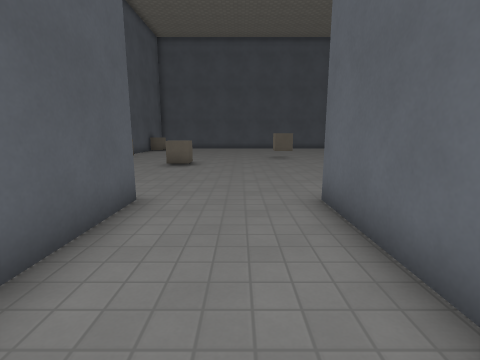
[1] (above)

24 first-person views from a walk through a Godot game level. The camera is 1.4 m above the floor, tilts 10° down and sees 85° across. The floor is counted in squares, 1 m on a side. Each view is taken from the middle of a square. On the plan, view 1 faces up. The plan holds only what a view shows up to about 13 squares ahead; the rest is blank. Surface patterns are stand-ins for the level's own textures.

[2]
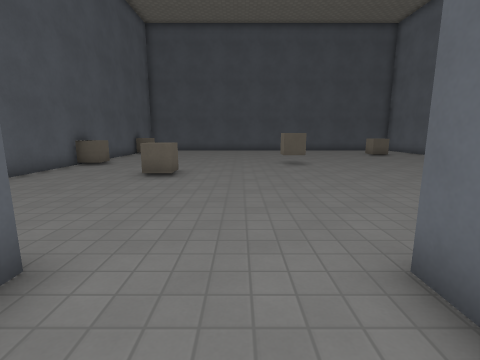

[3]
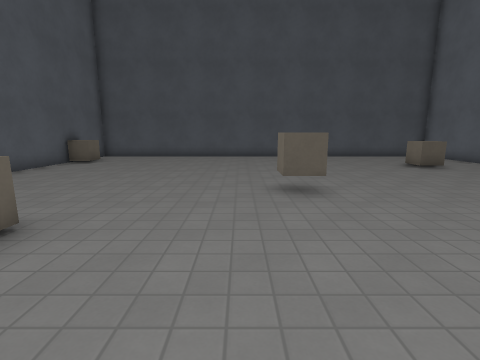

[4]
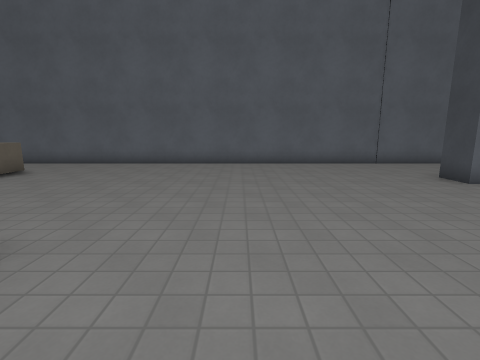

[5]
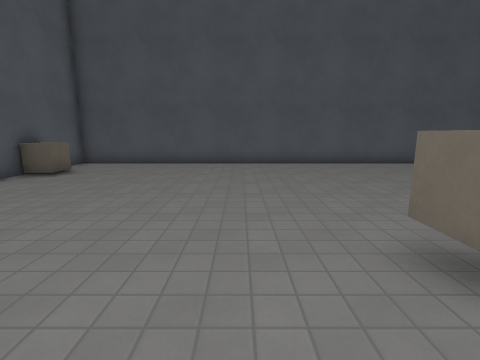

[6]
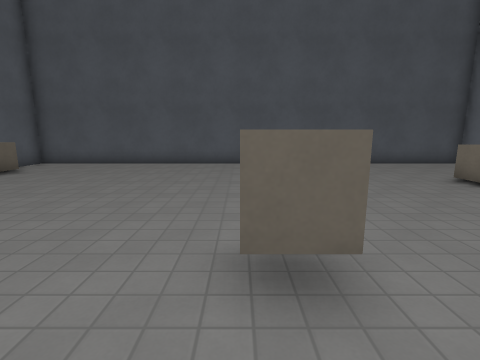

[7]
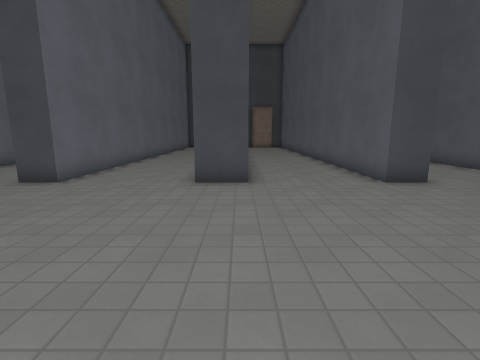

[8]
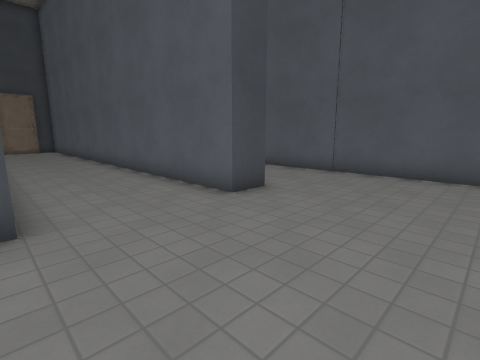

[9]
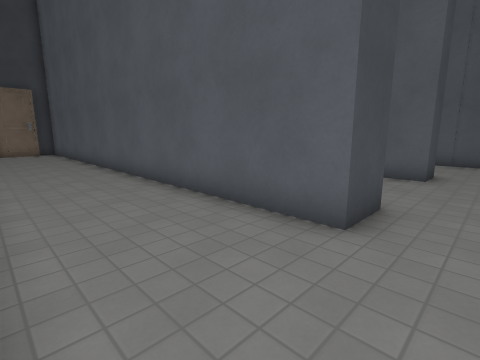

[10]
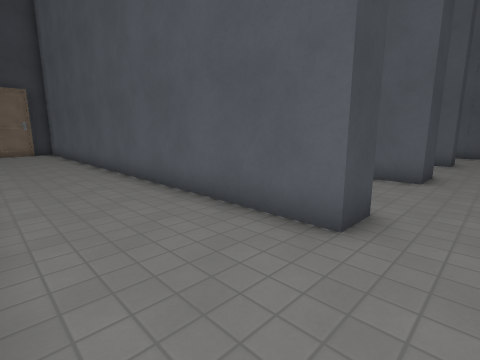

[11]
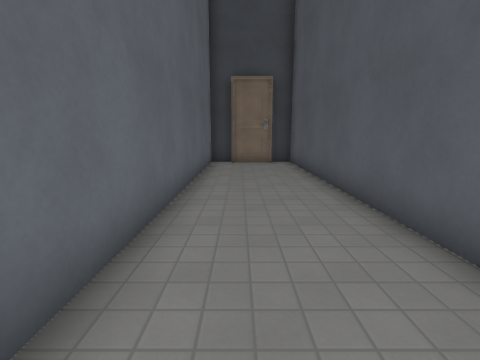

[12]
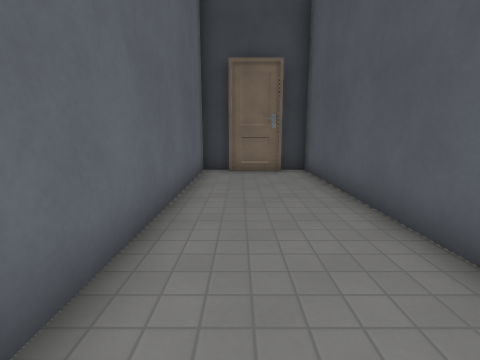

[13]
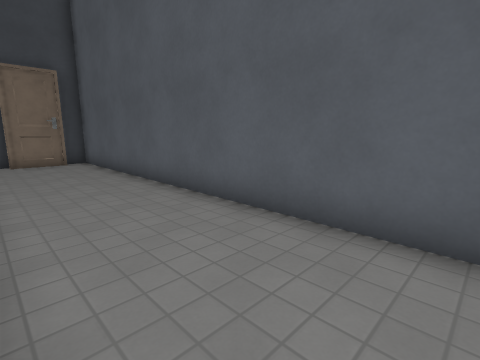

[14]
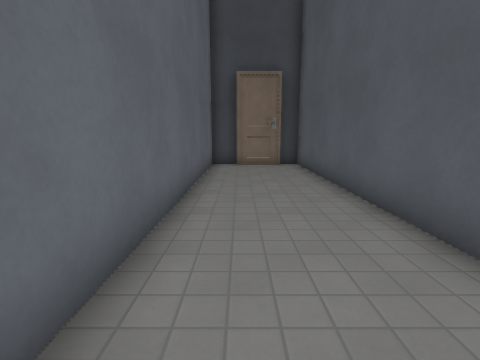

[15]
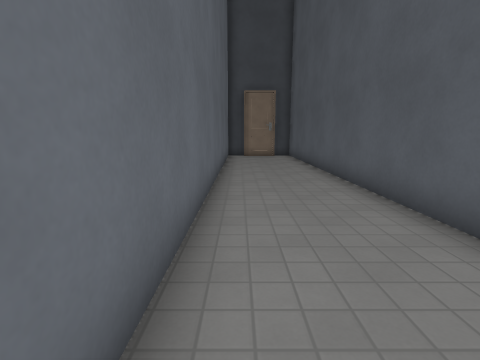

[16]
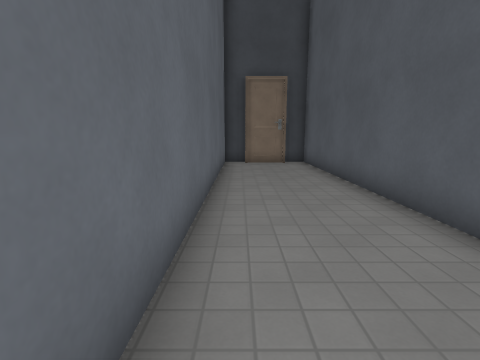

[17]
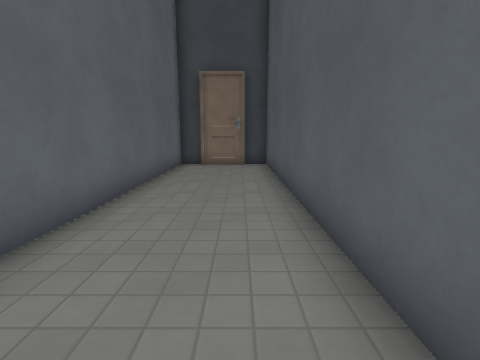

[18]
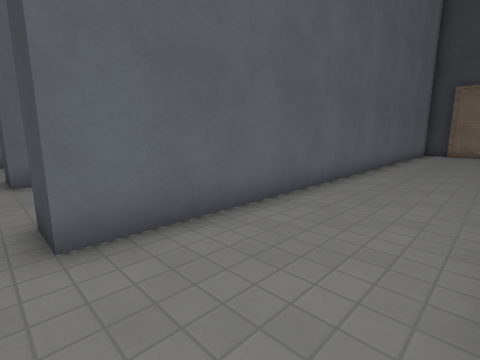

[19]
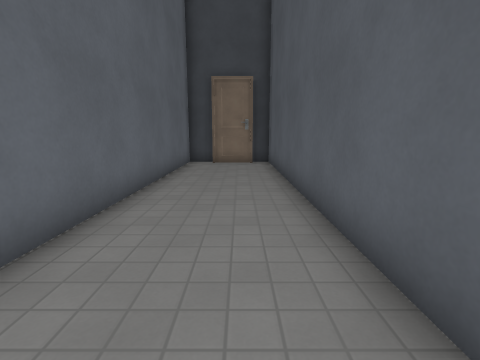

[20]
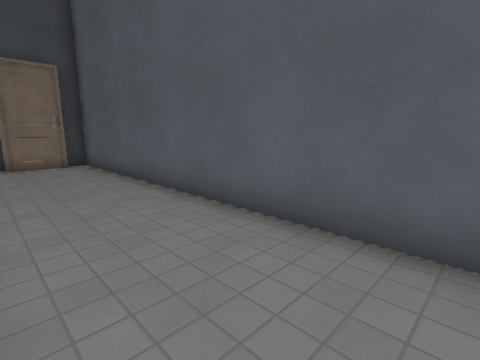

[21]
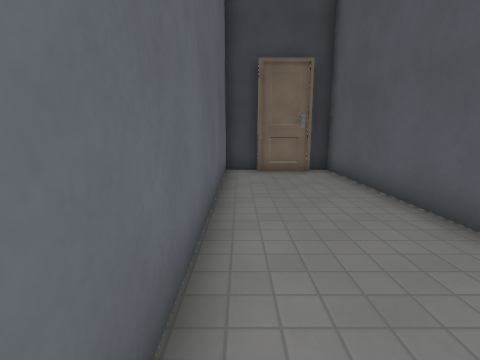

[22]
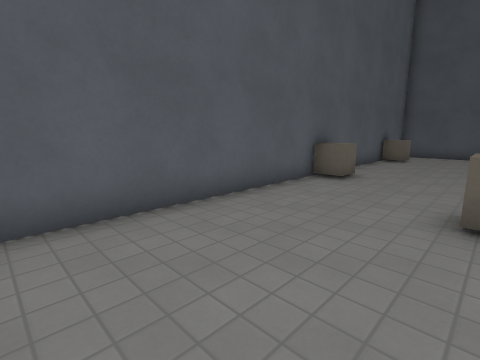

[23]
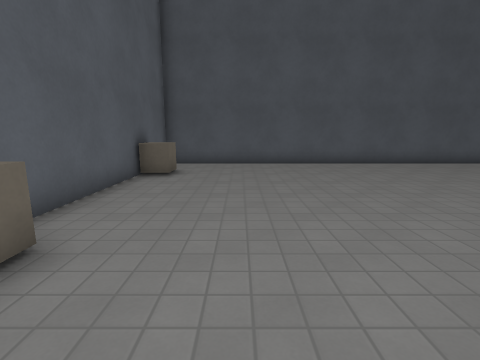

[24]
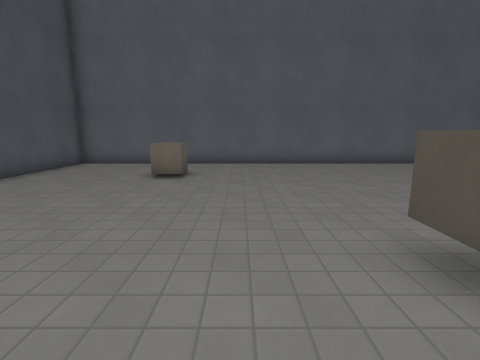

### Floor plan
Points are (right, up) in squares from view 1. A wall is a line through its corners. A room is listed if a view was taken in it or the views show most of it. See-through windows are left out.
Room 1 (views 1, 2, 3, 4, 5, 6, 7, 8, 9, 10, 11, 12, 13, 14, 15, 16, 17, 18, 19, 20, 21, 22, 23, 24)
walls: (7.3, -0.1) (7.3, 5.5) (8.4, 5.5) (8.4, -14.3) (9.4, -14.3); (12.5, 0.8) (12.5, 25.5) (-7.5, 25.5) (-7.5, -14.3) (-6.6, -14.3); (4.1, -13.9) (6.2, -13.9); (-1.2, -13.9) (0.8, -13.9); (0.8, -14.3) (1.8, -14.3) (1.8, 5.5) (3.3, 5.5) (3.3, -14.3) (4.1, -14.3); (6.1, -14.3) (7.3, -14.3) (7.3, -3.2); (9.4, -13.9) (11.5, -13.9); (-4.8, -14.3) (-3.5, -14.3) (-3.5, 5.5) (-2.2, 5.5) (-2.2, -14.3) (-1.2, -14.3); (11.4, -14.3) (12.5, -14.3) (12.5, -2.4); (-6.6, -13.9) (-4.6, -13.9)
ways out: closed door at (-5.5, -14); closed door at (-0.5, -14); closed door at (5.5, -14); closed door at (10.5, -14)
objects: block (-7, 15) to (-7, 16); block (-7, 22) to (-7, 23); block (-3, 12) to (-3, 13); block (2, 15) to (3, 16); block (9, 20) to (9, 21)

Where each view was taken, in squares from view 1:
view 1: 0 up, 0 right, facing up
view 2: 3 up, 0 right, facing up
view 3: 9 up, 1 right, facing up
view 4: 12 up, 0 right, facing right
view 5: 13 up, 0 right, facing up
view 6: 13 up, 2 right, facing up
view 7: 13 up, 2 right, facing down
view 8: 10 up, 2 right, facing down-left
view 9: 7 up, 7 right, facing down-left
view 10: 7 up, 12 right, facing down-left
view 11: 1 down, 11 right, facing down
view 12: 4 down, 11 right, facing down
view 13: 0 up, 7 right, facing down-left
view 14: 2 down, 6 right, facing down
view 15: 3 up, 1 right, facing down
view 16: 1 down, 1 right, facing down
view 17: 2 down, 1 left, facing down
view 18: 6 up, 7 left, facing down-right
view 19: 1 down, 6 left, facing down
view 20: 1 down, 4 left, facing down-left
view 21: 4 down, 4 left, facing down
view 22: 7 up, 3 left, facing up-left
view 23: 13 up, 4 left, facing up
view 24: 18 up, 0 right, facing right
